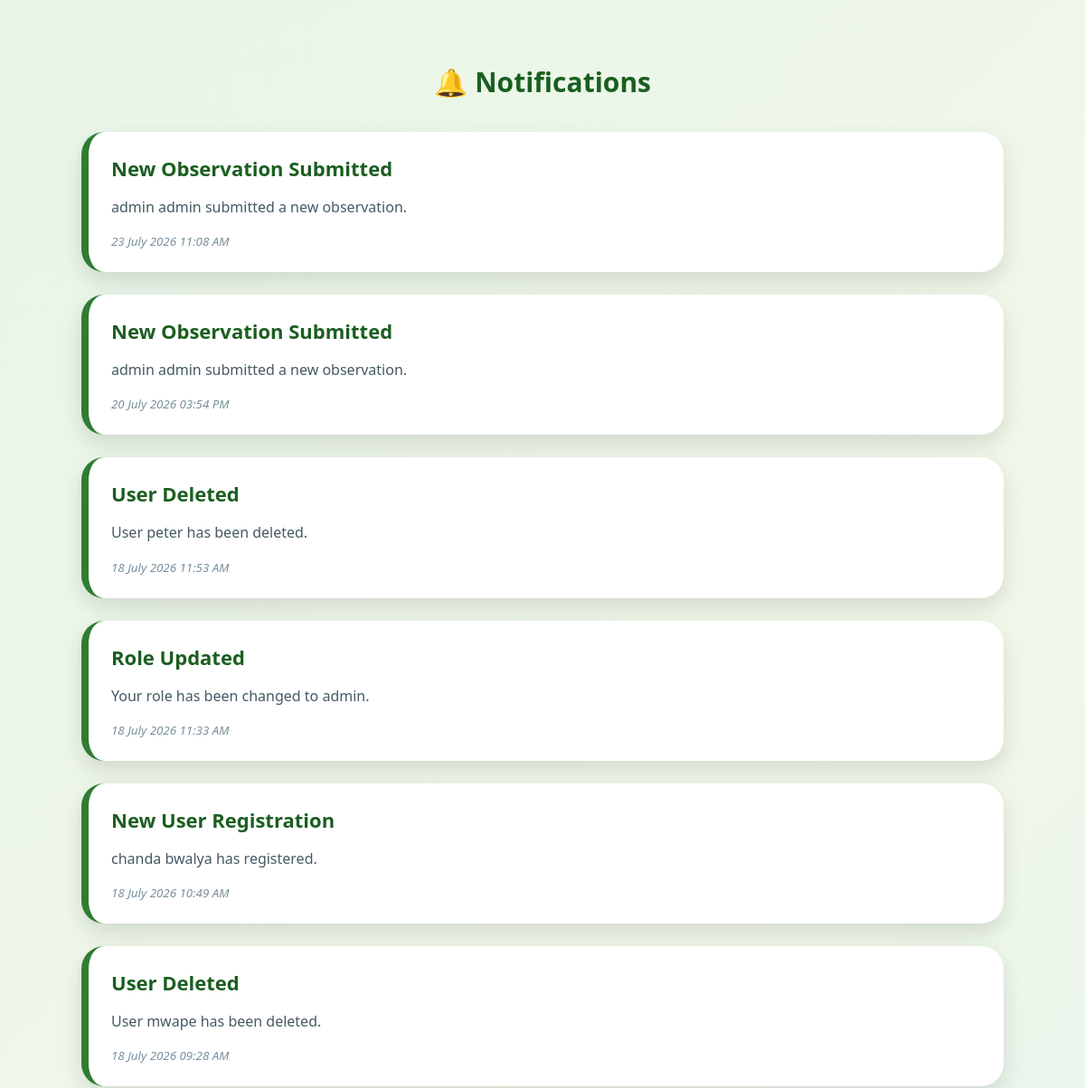
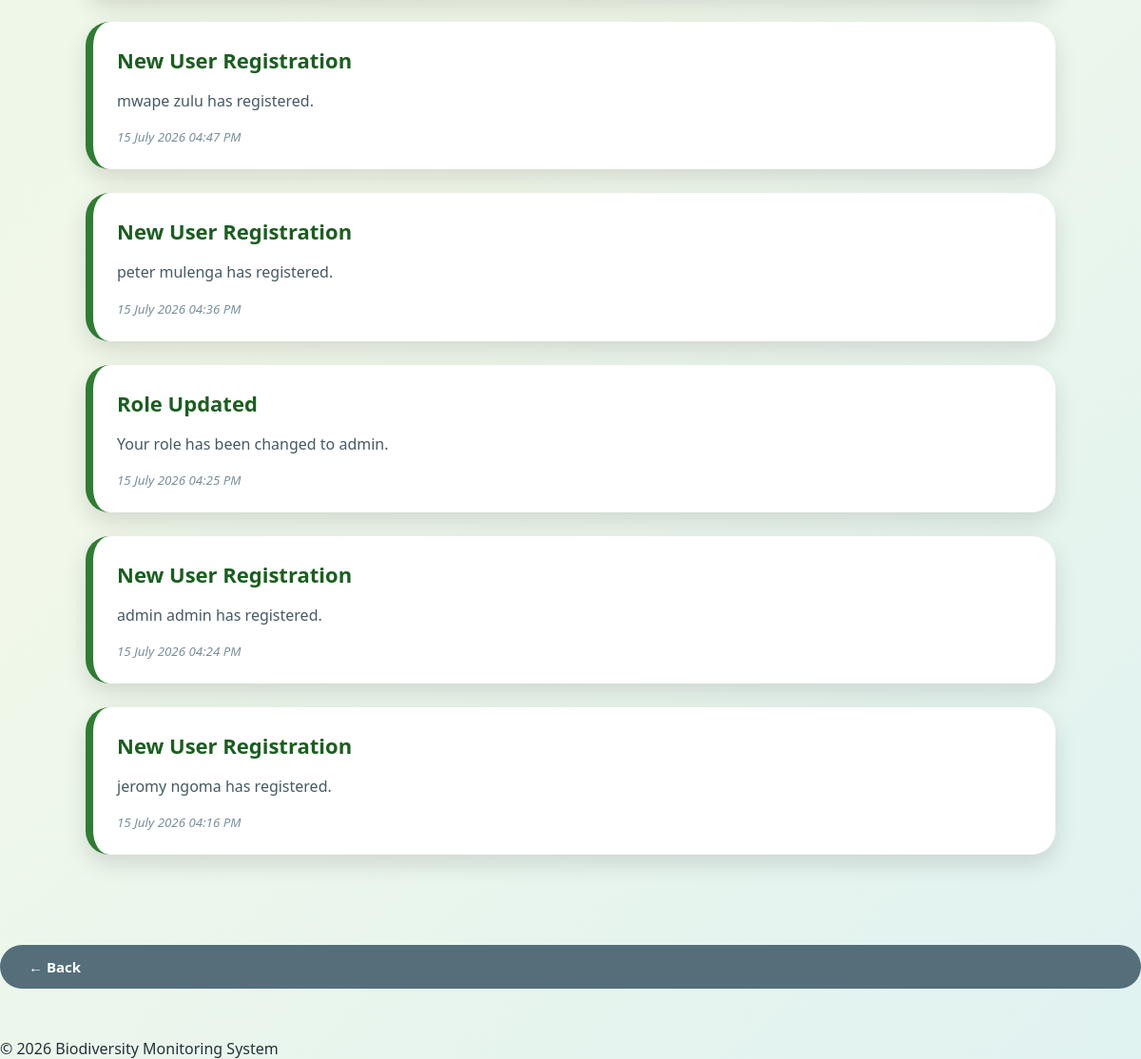
/notifications (signed in), run on the app's committed database (2 pictures, top to bottom).
### models.py (models this page shows)
class Notification(db.Model):
    __tablename__ = "notification"
    id = db.Column(db.Integer, primary_key=True)
    user_id = db.Column(db.Integer, db.ForeignKey("details.id"), nullable=True)
    role = db.Column(db.String(30), nullable=False)
    title = db.Column(db.String(150), nullable=False)
    message = db.Column(db.Text, nullable=False)
    notification_type = db.Column( db.String(20), default="Info")
    is_read = db.Column(db.Boolean, default=False)
    created_at = db.Column( db.DateTime, default=lambda: datetime.now(timezone.utc))

### app.py (the view)
@app.route("/notifications")
@login_required
def notifications():
    notifications = Notification.query.filter((Notification.role == session["role"]) |(Notification.user_id == session["user_id"]) ).order_by(Notification.created_at.desc()).all()
    return render_template("notifications.html", notifications=notifications)

### app.py (called while the page is built)
def login_required(f):
    @wraps(f)
    def decorated_function(*args, **kwargs):
        if 'user_id' not in session:
            return redirect(url_for('login'))
        return f(*args, **kwargs)
    return decorated_function

### templates/notifications.html (shortened to what this page needs)
{% extends "base.html" %}
{% block css %}
<link rel="stylesheet" href="{{ url_for('static', filename='adminstyle.css') }}">
{% endblock %}
{% block content %}
<div class="notification-container">
<h2>🔔 Notifications</h2>
{% if notifications %}
{% for n in notifications %}
<div class="notification-card">
<h5>{{ n.title }}</h5>
<p>
{{ n.message }}
</p>
<small>
{{ n.created_at.strftime('%d %B %Y %I:%M %p') }}
</small>
</div>
{% endfor %}
{% else %}
<div class="alert">
No notifications available.
</div>
{% endif %}
</div>
<a href="{{ url_for('back') }}" class="back-btn">
← Back
</a>
{% endblock %}

### static/adminstyle.css (style rules this page uses)
* { margin: 0; padding: 0; box-sizing: border-box; }
body { font-family: "Segoe UI", Tahoma, sans-serif; background: linear-gradient( 135deg, #e8f5e9, #f1f8e9, #e0f2f1 ); color: #263238; min-height: 100vh; }
a { text-decoration: none; color: inherit; }
.notification-container { width: 90%; max-width: 1200px; margin: 40px auto; padding: 30px; }
.notification-container h2 { text-align: center; color: #1b5e20; font-size: 30px; margin-bottom: 35px; }
.notification-card { background: white; padding: 25px; margin-bottom: 25px; border-radius: 25px; border-left: 8px solid #2e7d32; box-shadow: 0 10px 25px rgba(0, 0, 0, 0.12); transition: 0.3s; }
.notification-card h5 { color: #1b5e20; font-size: 22px; margin-bottom: 15px; }
.notification-card p { color: #455a64; font-size: 16px; line-height: 1.7; margin-bottom: 15px; }
.notification-card small { display: block; color: #78909c; font-style: italic; }
.back-btn { display: block; margin: 30px auto; padding: 13px 30px; background: #546e7a; color: white; border-radius: 30px; font-size: 15px; font-weight: bold; cursor: pointer; }

### data on the page
Notification: title "New Observation Submitted", message "admin admin submitted a new observation.", created_at "23 July 2026 11:08 AM"
Notification: title "New Observation Submitted", message "admin admin submitted a new observation.", created_at "20 July 2026 03:54 PM"
Notification: title "User Deleted", message "User peter has been deleted.", created_at "18 July 2026 11:53 AM"
Notification: title "Role Updated", message "Your role has been changed to admin.", created_at "18 July 2026 11:33 AM"
Notification: title "New User Registration", message "chanda bwalya has registered.", created_at "18 July 2026 10:49 AM"
Notification: title "User Deleted", message "User mwape has been deleted.", created_at "18 July 2026 09:28 AM"
Notification: title "New User Registration", message "mwape zulu has registered.", created_at "15 July 2026 04:47 PM"
Notification: title "New User Registration", message "peter mulenga has registered.", created_at "15 July 2026 04:36 PM"
Notification: title "Role Updated", message "Your role has been changed to admin.", created_at "15 July 2026 04:25 PM"
Notification: title "New User Registration", message "admin admin has registered.", created_at "15 July 2026 04:24 PM"
Notification: title "New User Registration", message "jeromy ngoma has registered.", created_at "15 July 2026 04:16 PM"
